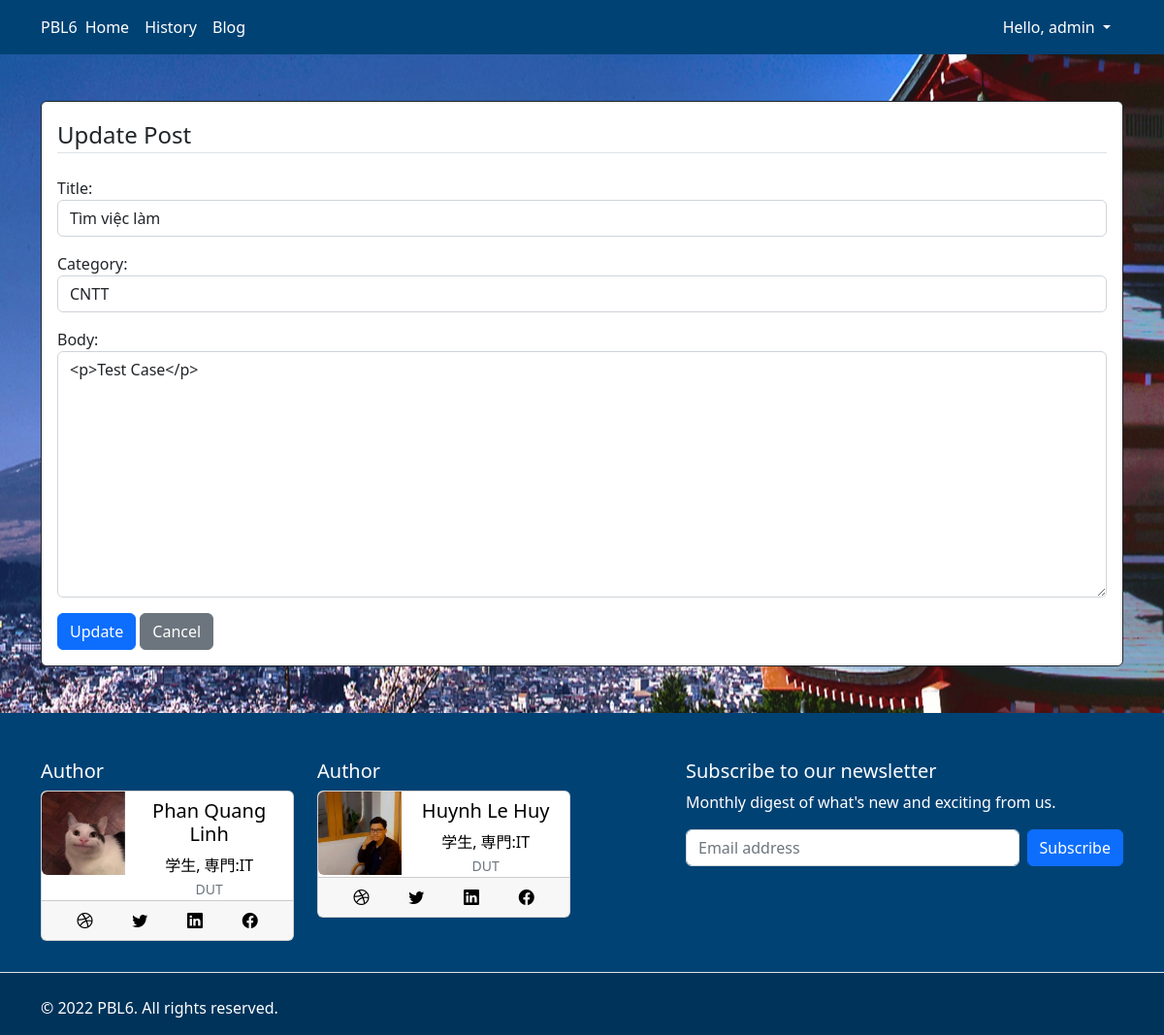
/blog/11/edit (signed in), run on the app's committed database.
### frontend/models.py (models this page shows, shortened)
class Post(models.Model):
    title = models.CharField(max_length=255)
    author = models.ForeignKey(User,
                             on_delete=models.CASCADE, related_name='posts')
    body = RichTextField(blank=True, null=True)
    date = models.DateTimeField(auto_now_add=True)
    category = models.CharField(max_length=255, default='')
    likes = models.ManyToManyField(User, related_name='blog_posts')

### frontend/views.py (the view)
# urls.py: path('blog/<int:pk>/edit', UpdatePostView.as_view(), name='update_post'),
class UpdatePostView(UpdateView):
    model = Post
    form_class = PostForm
    template_name = "update_post.html"

### frontend/forms.py
class PostForm(forms.ModelForm):
    class Meta:
        model = Post
        fields=('title', 'author', 'category','body')
        widgets = {
            'title': forms.TextInput(attrs={'class' : 'form-control'}),
            'author': forms.TextInput(attrs={'class' : 'form-control', 'id':'name','type':'hidden'}),
            'category': forms.Select(choices=choices,attrs={'class' : 'form-control'}),
            'body': forms.Textarea(attrs={'class' : 'form-control'}),
        }

### frontend/templates/update_post.html (shortened to what this page needs)
{% extends "base.html" %}
{%load crispy_forms_tags %}
{% block content%}
{% if user.is_authenticated %}
{% if user.id == post.author.id %}
<div class="container my-5">
<div class="card p-3 border-dark">
<legend class="border-bottom mb-4">Update Post</legend>
    <form method="POST">
        {{ form.as_p }}
        <button class="btn btn-primary">Update</button>
        <a href="{% url 'blog' %}" class="btn btn-secondary">Cancel</a>
    </form>
</div>
</div>
{% endif %}
{% endif %}
{% endblock  %}

### frontend/templates/base.html (shortened to what this page needs)
{% load static %}
<!DOCTYPE html>
<html lang="en" class="h-100">
<head>
  <link rel="stylesheet" href="https://cdnjs.cloudflare.com/ajax/libs/bootstrap/5.2.3/css/bootstrap.min.css" />    <link rel="stylesheet" href="https://cdn.jsdelivr.net/npm/bootstrap-icons@1.10.2/font/bootstrap-icons.css">
</head>
<body class="d-flex flex-column h-100">
  <header class="p-2 text-white" style="background-color:#004274;">
    <div class="container">
      <div class="d-flex flex-wrap align-items-center justify-content-center justify-content-lg-start">
        <a href="{% url 'home' %}" class="d-flex align-items-center mb-2 mb-lg-0 text-white text-decoration-none">
          PBL6
        </a>
        <ul class="nav col-12 col-lg-auto me-lg-auto mb-2 justify-content-center mb-md-0">
          <li><a href="{% url 'home' %}" class="nav-link px-2 text-white">Home</a></li>
          <li><a href="{% if user.is_authenticated %}{% url 'history' %}{% else %}{% url 'login' %}{% endif %}" class="nav-link px-2 text-white">History</a></li>
          <li><a href="{% url 'blog' %}" class="nav-link px-2 text-white">Blog</a></li>
        </ul>
        <ul class="nav mb-2 justify-content-center mb-md-0">
          {% if user.is_authenticated %}
              <div class="dropdown">
                <button class="btn btn-primamry text-white dropdown-toggle" type="button" id="dropdownMenuButton1" data-bs-toggle="dropdown" aria-expanded="false">
                  Hello, {{user.username}}
                </button>
              </div>
			      {% else %}
			        <li><a href="{% url 'register' %}" class="nav-link px-2 text-white"><i class="bi bi-person-fill-add"></i> Register</a></li>
			        <li><a href="{% url 'login' %}" class="nav-link px-2 text-white"><i class="bi bi-box-arrow-in-left"></i>Login</a></li>
			      {% endif %}
        </ul>
      </div>
    </div>
  </header>
{% block content%}
{% endblock  %}
<div class="mt-auto text-white">
  <footer class="pt-5"  style="background-color:#004274;">
    <div class="container">
    <div class="row">
      <div class="col-6 col-md-3 mb-3">
        <h5>Author</h5>
        <div class="card mb-3 text-center text-black">
          <div class="row g-0">
            <div class="col-sm-4">
              <img src="{% static 'images/cat.jpg' %}" class="img-fluid rounded-start w-100" alt="">
            </div>
            <div class="col-sm-8">
              <div class="card-body py-0">
                <h5 class="card-title mt-2">Phan Quang Linh</h5>
                <p class="card-text">学生, 専門:IT<br>
                <small class="text-muted">DUT</small>
                </p>
              </div>
            </div>
          </div>
            <div class="card-footer d-flex justify-content-around">
              <a href="#"><i class="bi bi-dribbble text-black"></i></a>
              <a href="#"><i class="bi bi-twitter text-black"></i></a>
              <a href="#"><i class="bi bi-linkedin text-black"></i></a>
              <a href="#"><i class="bi bi-facebook text-black"></i></a>
            </div>
        </div>
      </div>
      <div class="col-6 col-md-3 mb-3">
        <h5>Author</h5>
        <div class="card mb-3 text-center text-black">
          <div class="row g-0">
            <div class="col-sm-4">
              <img src="{% static 'images/huy1.jpg' %}" class="img-fluid rounded-start w-100" alt="">
            </div>
            <div class="col-sm-8">
              <div class="card-body py-0">
                <h5 class="card-title mt-2">Huynh Le Huy</h5>
                <p class="card-text">学生, 専門:IT<br>
                <small class="text-muted">DUT</small>
                </p>
              </div>
            </div>
          </div>
            <div class="card-footer d-flex justify-content-around">
              <a href="#"><i class="bi bi-dribbble text-black"></i></a>
              <a href="#"><i class="bi bi-twitter text-black"></i></a>
              <a href="#"><i class="bi bi-linkedin text-black"></i></a>
              <a href="#"><i class="bi bi-facebook text-black"></i></a>
            </div>
        </div>
      </div>
      <div class="col-md-5 offset-md-1 mb-3">
        <form>
          <h5>Subscribe to our newsletter</h5>
          <p>Monthly digest of what's new and exciting from us.</p>
          <div class="d-flex flex-column flex-sm-row gap-2 mb-1">
            <input id="newsletter1" type="text" class="form-control" placeholder="Email address">
                      <button class="btn btn-primary" type="button">Subscribe</button>
          </div>
        </form>
      </div>
    </div>
    </div>
    <div class="d-flex flex-column flex-sm-row justify-content-between  pt-4 border-top" style="background-color:#00335A;">
      <div class="container">
      <p>© 2022 PBL6. All rights reserved.</p>
      </div>
    </div>
  </footer>
</div>
</body>
</html>

### data on the page
Post: title "Tìm việc làm", category "CNTT", body "<p>Test Case</p>"

### other printed values
{{ user.username }} "admin"
